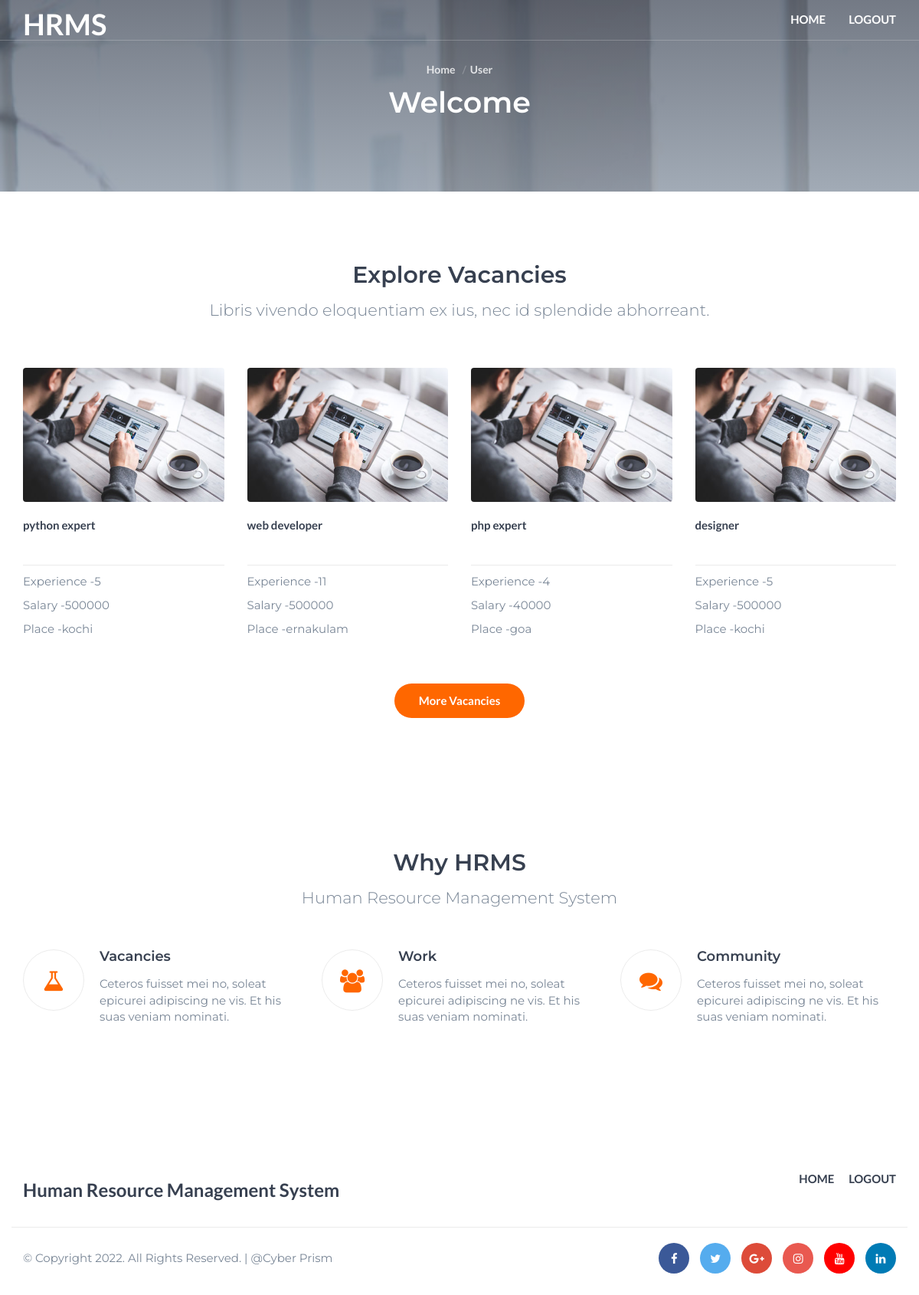
Page /user/user_index.php on the committed database.
### tables this page shows
CREATE TABLE `add_vacancy` (
  `id` int(50) NOT NULL,
  `post_name` varchar(100) NOT NULL,
  `experience` varchar(50) NOT NULL,
  `salary` int(50) NOT NULL,
  `place` varchar(100) NOT NULL
);

### user/user_index.php (the view, shortened to what this page needs)
<!DOCTYPE html>
<html lang="en">
	<head>
		<link type="text/css" rel="stylesheet" href="css/bootstrap.min.css"/>
		<link rel="stylesheet" href="css/font-awesome.min.css">
		<link type="text/css" rel="stylesheet" href="css/style.css"/>
    </head>
	<body>
		<header id="header" class="transparent-nav">
			<div class="container">
				<div class="navbar-header">
					<div class="navbar-brand">
						<a class="logo" href="../user/user_index.php">
							<h1 class="logoname">HRMS</h1>
						</a>
					</div>
				</div>
				<nav id="nav">
					<ul class="main-menu nav navbar-nav navbar-right">
						<li><a href="../user/user_index.php">Home</a></li>
                        <li><a href="logout.php">Logout</a></li>
					</ul>
				</nav>
			</div>
		</header>
		<div class="hero-area section">
			<div class="bg-image bg-parallax overlay" style="background-image:url(./img/page-background.jpg)"></div>
			<div class="container">
				<div class="row">
					<div class="col-md-10 col-md-offset-1 text-center">
						<ul class="hero-area-tree">
							<li><a href="../user/user_index.php">Home</a></li>
                            <li>User</li>
						</ul>
						<h1 class="white-text">Welcome</h1>
					</div>
				</div>
			</div>
		</div>
		<div id="courses" class="section">
			<div class="container">
				<div class="row">
					<div class="section-header text-center" id="section-header text-center">
						<h2>Explore Vacancies</h2>
						<p class="lead">Libris vivendo eloquentiam ex ius, nec id splendide abhorreant.</p>
					</div>
				</div>
				<div id="courses-wrapper">
					<div class="row">
					<?php
                include '../connection.php';
            $query = "select * from add_vacancy";
            $result = mysqli_query($con, $query);
            while ($data = mysqli_fetch_assoc($result)) {
                ?>
						<div class="col-md-3 col-sm-6 col-xs-6">
							<div class="course">
								<a href="app.php" class="course-img">
									<img src="./img/course01.jpg" alt="">
								</a>
								<a class="course-title" href="app.php"><?php echo $data['post_name'];?></a>
								<div class="course-details">
								<p>Experience -<?php echo $data['experience'];?></p>
								<p>Salary -<?php echo $data['salary'];?></p>
								<p>Place -<?php echo $data['place'];?></p>
								</div>
							</div>
						</div>
						<?php
                  }
                ?>
					</div>
				</div>
				<div class="row">
					<div class="center-btn">
						<a class="main-button icon-button" href="user_index.php">More Vacancies</a>
					</div>
				</div>
			</div>
		</div>
		<div id="why-us" class="section">
			<div class="container">
				<div class="row">
					<div class="section-header text-center">
						<h2>Why HRMS</h2>
						<p class="lead">Human Resource Management System</p>
					</div>
					<div class="col-md-4">
						<div class="feature">
							<i class="feature-icon fa fa-flask"></i>
							<div class="feature-content">
								<h4>Vacancies</h4>
								<p>Ceteros fuisset mei no, soleat epicurei adipiscing ne vis. Et his suas veniam nominati.</p>
							</div>
						</div>
					</div>
					<div class="col-md-4">
						<div class="feature">
							<i class="feature-icon fa fa-users"></i>
							<div class="feature-content">
								<h4>Work</h4>
								<p>Ceteros fuisset mei no, soleat epicurei adipiscing ne vis. Et his suas veniam nominati.</p>
							</div>
						</div>
					</div>
					<div class="col-md-4">
						<div class="feature">
							<i class="feature-icon fa fa-comments"></i>
							<div class="feature-content">
								<h4>Community</h4>
								<p>Ceteros fuisset mei no, soleat epicurei adipiscing ne vis. Et his suas veniam nominati.</p>
							</div>
						</div>
					</div>
				</div>
			</div>
		</div>
		<footer id="footer" class="section">
			<div class="container">
				<div class="row">
					<div class="col-md-6">
						<div class="footer-logo">
							<a class="logo" href="index.html">
								<h3 class="text-secondary">Human Resource Management System</h3>
							</a>
						</div>
					</div>
					<div class="col-md-6">
						<ul class="footer-nav">
						<li><a href="../user/user_index.php">Home</a></li>
                        <li><a href="logout.php">Logout</a></li>
						</ul>
					</div>
				</div>
				<div id="bottom-footer" class="row">
					<div class="col-md-4 col-md-push-8">
						<ul class="footer-social">
							<li><a href="#" class="facebook"><i class="fa fa-facebook"></i></a></li>
							<li><a href="#" class="twitter"><i class="fa fa-twitter"></i></a></li>
							<li><a href="#" class="google-plus"><i class="fa fa-google-plus"></i></a></li>
							<li><a href="#" class="instagram"><i class="fa fa-instagram"></i></a></li>
							<li><a href="#" class="youtube"><i class="fa fa-youtube"></i></a></li>
							<li><a href="#" class="linkedin"><i class="fa fa-linkedin"></i></a></li>
						</ul>
					</div>
					<div class="col-md-8 col-md-pull-4">
						<div class="footer-copyright">
							<span>&copy; Copyright 2022. All Rights Reserved.  |  </a>@Cyber Prism</span>
						</div>
					</div>
				</div>
			</div>
		</footer>
	</body>
</html>

### rows in the picture
add_vacancy: post_name "python expert", experience "5", salary "500000", place "kochi"
add_vacancy: post_name "web developer", experience "11", salary "500000", place "ernakulam"
add_vacancy: post_name "php expert", experience "4", salary "40000", place "goa"
add_vacancy: post_name "designer", experience "5", salary "500000", place "kochi"
